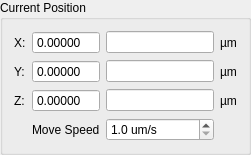
         <widget class="QGroupBox" name="groupBox_stageposition">
          <property name="title">
           <string>Current Position</string>
          </property>
          <layout class="QGridLayout" name="gridLayout_3">
           <item row="0" column="0">
            <widget class="QLabel" name="label_10">
             <property name="text">
              <string>X:</string>
             </property>
            </widget>
           </item>
           <item row="0" column="1">
            <widget class="QDoubleSpinBox" name="cx_doubleSpinBox">
             <property name="focusPolicy">
              <enum>Qt::NoFocus</enum>
             </property>
             <property name="readOnly">
              <bool>true</bool>
             </property>
             <property name="buttonSymbols">
              <enum>QAbstractSpinBox::NoButtons</enum>
             </property>
             <property name="keyboardTracking">
              <bool>false</bool>
             </property>
             <property name="decimals">
              <number>5</number>
             </property>
            </widget>
           </item>
           <item row="0" column="2">
            <widget class="QLineEdit" name="x_set_lineEdit">
             <property name="sizePolicy">
              <sizepolicy hsizetype="Minimum" vsizetype="Fixed">
               <horstretch>0</horstretch>
               <verstretch>0</verstretch>
              </sizepolicy>
             </property>
            </widget>
           </item>
           <item row="0" column="3">
            <widget class="QLabel" name="label_11">
             <property name="text">
              <string>µm</string>
             </property>
            </widget>
           </item>
           <item row="1" column="0">
            <widget class="QLabel" name="label_12">
             <property name="text">
              <string>Y:</string>
             </property>
            </widget>
           </item>
           <item row="1" column="1">
            <widget class="QDoubleSpinBox" name="cy_doubleSpinBox">
             <property name="focusPolicy">
              <enum>Qt::NoFocus</enum>
             </property>
             <property name="readOnly">
              <bool>true</bool>
             </property>
             <property name="buttonSymbols">
              <enum>QAbstractSpinBox::NoButtons</enum>
             </property>
             <property name="keyboardTracking">
              <bool>false</bool>
             </property>
             <property name="decimals">
              <number>5</number>
             </property>
            </widget>
           </item>
           <item row="1" column="2">
            <widget class="QLineEdit" name="y_set_lineEdit">
             <property name="sizePolicy">
              <sizepolicy hsizetype="Minimum" vsizetype="Fixed">
               <horstretch>0</horstretch>
               <verstretch>0</verstretch>
              </sizepolicy>
             </property>
            </widget>
           </item>
           <item row="1" column="3">
            <widget class="QLabel" name="label_13">
             <property name="text">
              <string>µm</string>
             </property>
            </widget>
           </item>
           <item row="2" column="0">
            <widget class="QLabel" name="label_14">
             <property name="text">
              <string>Z:</string>
             </property>
            </widget>
           </item>
           <item row="2" column="1">
            <widget class="QDoubleSpinBox" name="cz_doubleSpinBox">
             <property name="focusPolicy">
              <enum>Qt::NoFocus</enum>
             </property>
             <property name="readOnly">
              <bool>true</bool>
             </property>
             <property name="buttonSymbols">
              <enum>QAbstractSpinBox::NoButtons</enum>
             </property>
             <property name="keyboardTracking">
              <bool>false</bool>
             </property>
             <property name="decimals">
              <number>5</number>
             </property>
            </widget>
           </item>
           <item row="2" column="2">
            <widget class="QLineEdit" name="z_set_lineEdit">
             <property name="sizePolicy">
              <sizepolicy hsizetype="Minimum" vsizetype="Fixed">
               <horstretch>0</horstretch>
               <verstretch>0</verstretch>
              </sizepolicy>
             </property>
            </widget>
           </item>
           <item row="2" column="3">
            <widget class="QLabel" name="label_15">
             <property name="text">
              <string>µm</string>
             </property>
            </widget>
           </item>
           <item row="3" column="2">
            <widget class="QDoubleSpinBox" name="nanodrive_move_slow_doubleSpinBox">
             <property name="keyboardTracking">
              <bool>false</bool>
             </property>
             <property name="suffix">
              <string> um/s</string>
             </property>
             <property name="decimals">
              <number>1</number>
             </property>
             <property name="minimum">
              <double>1.000000000000000</double>
             </property>
             <property name="maximum">
              <double>1000.000000000000000</double>
             </property>
            </widget>
           </item>
           <item row="3" column="1">
            <widget class="QLabel" name="label_28">
             <property name="text">
              <string>Move Speed</string>
             </property>
            </widget>
           </item>
          </layout>
         </widget>
